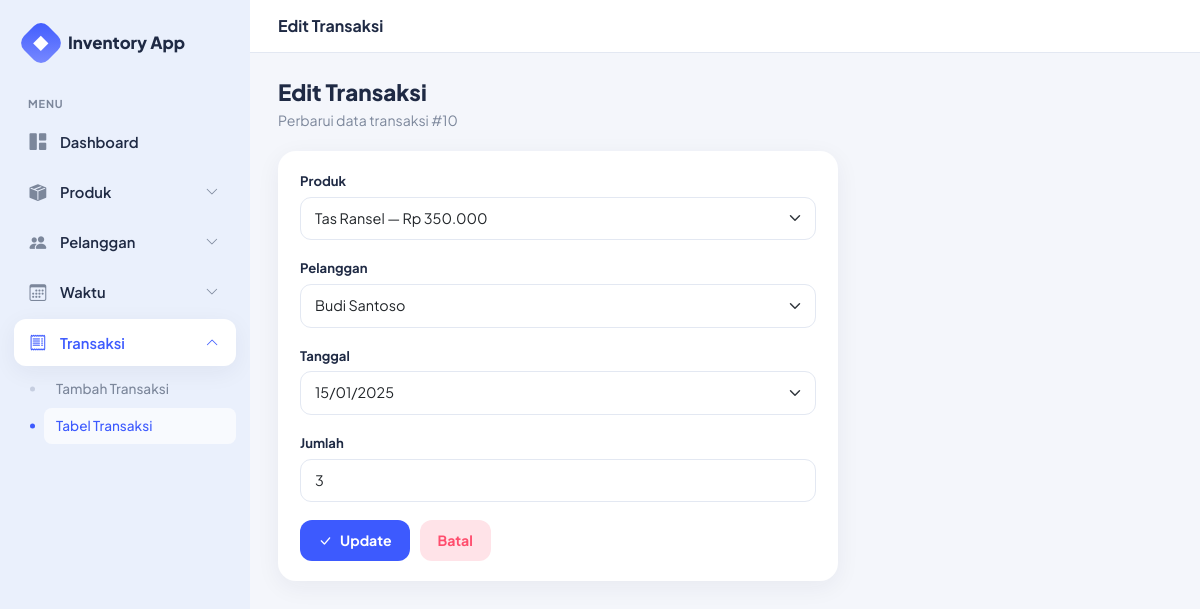
Page /transaksi/edit.php?id=10 on the committed database.
### tables this page shows
CREATE TABLE `fact_penjualan` (
  `id_penjualan` int NOT NULL,
  `id_produk` int DEFAULT NULL,
  `id_pelanggan` int DEFAULT NULL,
  `id_waktu` int DEFAULT NULL,
  `jumlah` int DEFAULT NULL,
  `harga_satuan` decimal(10,2) DEFAULT NULL,
  `total_harga` decimal(10,2) DEFAULT NULL
);

CREATE TABLE `dim_produk` (
  `id_produk` int NOT NULL,
  `kode_produk` varchar(20) DEFAULT NULL,
  `nama_produk` varchar(100) DEFAULT NULL,
  `kategori` varchar(50) DEFAULT NULL,
  `harga` decimal(10,2) DEFAULT NULL
);

CREATE TABLE `dim_pelanggan` (
  `id_pelanggan` int NOT NULL,
  `kode_pelanggan` varchar(20) DEFAULT NULL,
  `nama_pelanggan` varchar(100) DEFAULT NULL,
  `jenis_kelamin` enum('L','P') DEFAULT NULL,
  `kota` varchar(50) DEFAULT NULL
);

CREATE TABLE `dim_waktu` (
  `id_waktu` int NOT NULL,
  `tanggal` date DEFAULT NULL,
  `tahun` int DEFAULT NULL,
  `bulan` int DEFAULT NULL,
  `bulan_nama` varchar(20) DEFAULT NULL,
  `kuartal` int DEFAULT NULL
);

### transaksi/edit.php (the view, shortened to what this page needs)
<?php
include '../config/koneksi.php';
$id = isset($_GET['id']) ? (int)$_GET['id'] : 0;
$data = mysqli_fetch_assoc(
    mysqli_query($conn, "SELECT * FROM fact_penjualan WHERE id_penjualan='$id'")
);
include '../includes/header.php';
?>
<div class="page-heading">
    <div>
        <h2>Edit Transaksi</h2>
        <p>Perbarui data transaksi #<?= $data['id_penjualan'] ?></p>
    </div>
</div>
<div class="surface-card form-shell">
    <form method="POST">
        <div class="field">
            <label>Produk</label>
            <select name="id_produk" class="form-select" required>
                <?php
                $produk = mysqli_query($conn, "SELECT * FROM dim_produk ORDER BY nama_produk");
                while($p = mysqli_fetch_assoc($produk)):
                ?>
                <option value="<?= $p['id_produk'] ?>" <?= $p['id_produk']==$data['id_produk']?'selected':'' ?>>
                    <?= htmlspecialchars($p['nama_produk']) ?> — Rp <?= number_format($p['harga'],0,',','.') ?>
                </option>
                <?php endwhile; ?>
            </select>
        </div>
        <div class="field">
            <label>Pelanggan</label>
            <select name="id_pelanggan" class="form-select" required>
                <?php
                $pelanggan = mysqli_query($conn, "SELECT * FROM dim_pelanggan ORDER BY nama_pelanggan");
                while($pl = mysqli_fetch_assoc($pelanggan)):
                ?>
                <option value="<?= $pl['id_pelanggan'] ?>" <?= $pl['id_pelanggan']==$data['id_pelanggan']?'selected':'' ?>>
                    <?= htmlspecialchars($pl['nama_pelanggan']) ?>
                </option>
                <?php endwhile; ?>
            </select>
        </div>
        <div class="field">
            <label>Tanggal</label>
            <select name="id_waktu" class="form-select" required>
                <?php
                $waktu = mysqli_query($conn, "SELECT * FROM dim_waktu ORDER BY tanggal DESC");
                while($w = mysqli_fetch_assoc($waktu)):
                ?>
                <option value="<?= $w['id_waktu'] ?>" <?= $w['id_waktu']==$data['id_waktu']?'selected':'' ?>>
                    <?= date('d/m/Y', strtotime($w['tanggal'])) ?>
                </option>
                <?php endwhile; ?>
            </select>
        </div>
        <div class="field">
            <label>Jumlah</label>
            <input type="number" name="jumlah" class="form-control" min="1" value="<?= $data['jumlah'] ?>" required>
        </div>
        <div class="form-actions">
            <button type="submit" name="update" class="btn-app-primary">
                <i class="bi bi-check-lg"></i> Update
            </button>
            <a href="index.php" class="btn-app-cancel">Batal</a>
        </div>
    </form>
</div>
<?php include '../includes/footer.php'; ?>

### assets/css/style.css (style rules this page uses)
:root { --primary: #3D5AFE; --primary-dark: #2C3FD1; --primary-soft: #E8ECFF; --sidebar-bg: #EAF0FC; --sidebar-active: #FFFFFF; --bg-page: #F4F6FB; --text-dark: #1F2A44; --text-muted: #7C879B; --border-soft: #E3E8F2; --danger: #FF4D6D; --danger-soft: #FFE3E8; --success: #18B26B; --radius-lg: 18px; --radius-md: 12px; --shadow-soft: 0 6px 24px rgba(31, 42, 68, 0.06); }
* { box-sizing:border-box; }
body { font-family:'Plus Jakarta Sans','Inter',system-ui,-apple-system,sans-serif; background:var(--bg-page); color:var(--text-dark); margin:0; min-height:100vh; }
a { text-decoration:none; }
.page-heading { display:flex; align-items:flex-end; justify-content:space-between; flex-wrap:wrap; gap:12px; margin-bottom:20px; }
.page-heading h2 { font-size:1.4rem; font-weight:800; margin:0 0 4px; }
.page-heading p { margin:0; color:var(--text-muted); font-size:.88rem; }
.surface-card { background:#fff; border-radius:var(--radius-lg); box-shadow:var(--shadow-soft); padding:20px 22px; margin-bottom:22px; }
.btn-app-primary { background:var(--primary); border:none; color:#fff; padding:10px 18px; border-radius:12px; font-weight:700; font-size:.88rem; display:inline-flex; align-items:center; gap:8px; white-space:nowrap; }
.btn-app-cancel { background:var(--danger-soft); border:none; color:var(--danger); padding:10px 18px; border-radius:12px; font-weight:700; font-size:.88rem; }
.form-shell { max-width:560px; }
.form-shell label { font-weight:700; font-size:.82rem; color:var(--text-dark); margin-bottom:6px; display:block; }
.form-shell .form-control, .form-shell .form-select { border-radius:11px; border:1px solid var(--border-soft); padding:10px 14px; font-size:.9rem; }
.form-shell .field { margin-bottom:18px; }
.form-shell .form-actions { display:flex; gap:10px; margin-top:6px; }

### rows in the picture
fact_penjualan: id_penjualan "10", id_produk "Tas Ransel — Rp 350.000", id_pelanggan "Budi Santoso", id_waktu "15/01/2025", jumlah "3"

### other values in the picture
$page_title "Edit Transaksi"
